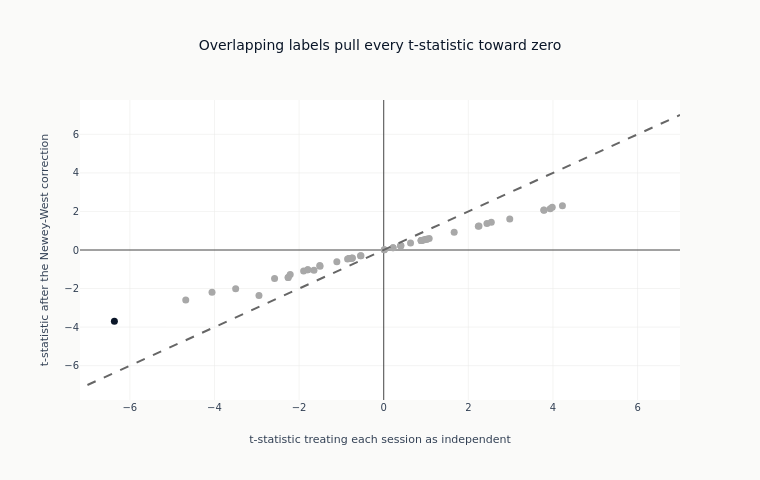

Notebook source saved alongside this figure:
### Markdown cell above
### What the overlap correction costs

One point per feature: its t-statistic before the correction against its t-statistic
after. The dashed line is where the two agree. A point below it in the upper half, or
above it in the lower half, is a feature whose evidence was overstated by treating
overlapping observations as independent.

### Code cell
fig = go.Figure(
    go.Scatter(
        x=eval_summary["naive_t"].to_list(),
        y=eval_summary["hac_t"].to_list(),
        mode="markers",
        marker=dict(
            color=[SURVIVES if s else DOES_NOT for s in eval_summary["fdr_sig"].to_list()],
            size=7,
        ),
        text=eval_summary["feature"].to_list(),
        showlegend=False,
    )
)
max_t = (
    max(
        eval_summary["naive_t"].cast(pl.Float64, strict=False).abs().max() or 1.0,
        eval_summary["hac_t"].cast(pl.Float64, strict=False).abs().max() or 1.0,
    )
    * 1.1
)
fig.add_trace(
    go.Scatter(
        x=[-max_t, max_t],
        y=[-max_t, max_t],
        mode="lines",
        line=dict(dash="dash", color=GRAY_FILLS["border"]),
        showlegend=False,
    )
)
fig.update_layout(
    template="ml4t",
    height=480,
    width=760,
    title_text="Overlapping labels pull every t-statistic toward zero",
    xaxis_title="t-statistic treating each session as independent",
    yaxis_title="t-statistic after the Newey-West correction",
)
show_plotly_with_alt(
    fig,
    "Scatter plot of each feature's t-statistic after the Newey-West correction against the "
    "same t-statistic computed as if sessions were independent, with a dashed 45-degree "
    "reference line. Every point sits between that line and the horizontal axis rather than on "
    "it, so each corrected value is smaller in magnitude than the uncorrected one, and the gap "
    "widens with distance from the origin. Points are shaded by whether the feature clears "
    "false-discovery control, and almost all of them are in the colour that does not.",
)

### Figure 1 — Plotly figure (JSON) as saved in the notebook; plotly's stock layout.template omitted (floating-point values rounded to 4 significant figures)
{"data": [{"marker": {"color": ["#a8a8a8", "#a8a8a8", "#0a1628", "#a8a8a8", "#a8a8a8", "#a8a8a8", "#a8a8a8", "#a8a8a8", "#a8a8a8", "#a8a8a8", "#a8a8a8", "#a8a8a8", "#a8a8a8", "#a8a8a8", "#a8a8a8", "#a8a8a8", "#a8a8a8", "#a8a8a8", "#a8a8a8", "#a8a8a8", "#a8a8a8", "#a8a8a8", "#a8a8a8", "#a8a8a8", "#a8a8a8", "#a8a8a8", "#a8a8a8", "#a8a8a8", "#a8a8a8", "#a8a8a8", "#a8a8a8", "#a8a8a8", "#a8a8a8", "#a8a8a8", "#a8a8a8", "#a8a8a8", "#a8a8a8", "#a8a8a8", "#a8a8a8", "#a8a8a8", "#a8a8a8", "#a8a8a8", "#a8a8a8", "#a8a8a8", "#a8a8a8", "#a8a8a8", "#a8a8a8", "#a8a8a8", "#a8a8a8", "#a8a8a8", "#a8a8a8"], "size": 7}, "mode": "markers", "showlegend": false, "text": ["mom_accel_long", "vol_63d", "carry_momentum_5d", "vol_126d", "vol_yz_21d", "vol_21d", "dist_from_6m_low", "fft_energy_63d", "vol_ratio_medium", "carry_momentum_21d", "skip_month_mom", "ret_252d", "sharpe_252d", "arima_carry_residual", "curvature_rank", "curve_curvature_norm", "carry_zscore_63d", "fft_spectral_entropy", "ret_5d", "sharpe_composite", "arima_carry_forecast", "carry_pct", "carry_rank", "dist_from_52w_high", "carry_mom_interaction", "vr_63d", "ma_ratio_50", "momentum_composite", "sharpe_126d", "sharpe_rank_126d", "vol_ratio_short", "mom_accel_medium", "ma_ratio_200", "mom_rank_21d", "ret_21d", "mom_rank_63d", "ret_63d", "carry_21d", "rsi_14", "rsi_rank", "sharpe_21d", "carry_zscore_126d", "carry_mom_composite", "mom_accel_short", "fft_energy_126d", "ma_ratio_21", "fft_spectral_energy", "mom_rank_126d", "ret_126d", "sharpe_63d", "sharpe_rank_63d"], "type": "scatter", "x": [-4.679, 4.224, -6.366, 3.935, 3.786, 3.786, 3.982, -4.058, 2.979, -3.499, 2.44, 2.542, 2.252, -2.948, -2.258, -2.258, -2.58, 2.236, -1.648, 1.665, -2.21, -1.795, -1.795, -1.506, -1.893, -1.511, 1.074, 0.968, 1.017, 1.017, -1.108, -0.8542, 0.8874, 0.8843, 0.8843, -0.8192, -0.8192, 0.9249, -0.7565, -0.7565, 0.634, -0.7393, -0.5383, 0.4066, -0.5484, 0.4018, 0.3976, 0.2208, 0.2208, 0.01439, 0.01439], "y": [-2.588, 2.291, -3.697, 2.143, 2.064, 2.069, 2.213, -2.187, 1.607, -2.009, 1.372, 1.442, 1.241, -2.361, -1.428, -1.428, -1.476, 1.233, -1.047, 0.9231, -1.272, -1.024, -1.024, -0.8406, -1.095, -0.8075, 0.5944, 0.5392, 0.5591, 0.5591, -0.6141, -0.4677, 0.4901, 0.4972, 0.4972, -0.4471, -0.4471, 0.5115, -0.4279, -0.4279, 0.3582, -0.4157, -0.3033, 0.2194, -0.2937, 0.2303, 0.2151, 0.1212, 0.1212, 0.007791, 0.007791]}, {"line": {"color": "#666666", "dash": "dash"}, "mode": "lines", "showlegend": false, "type": "scatter", "x": [-7.002, 7.002], "y": [-7.002, 7.002]}], "layout": {"height": 480, "title": {"text": "Overlapping labels pull every t-statistic toward zero"}, "width": 760, "xaxis": {"title": {"text": "t-statistic treating each session as independent"}}, "yaxis": {"title": {"text": "t-statistic after the Newey-West correction"}}}}
